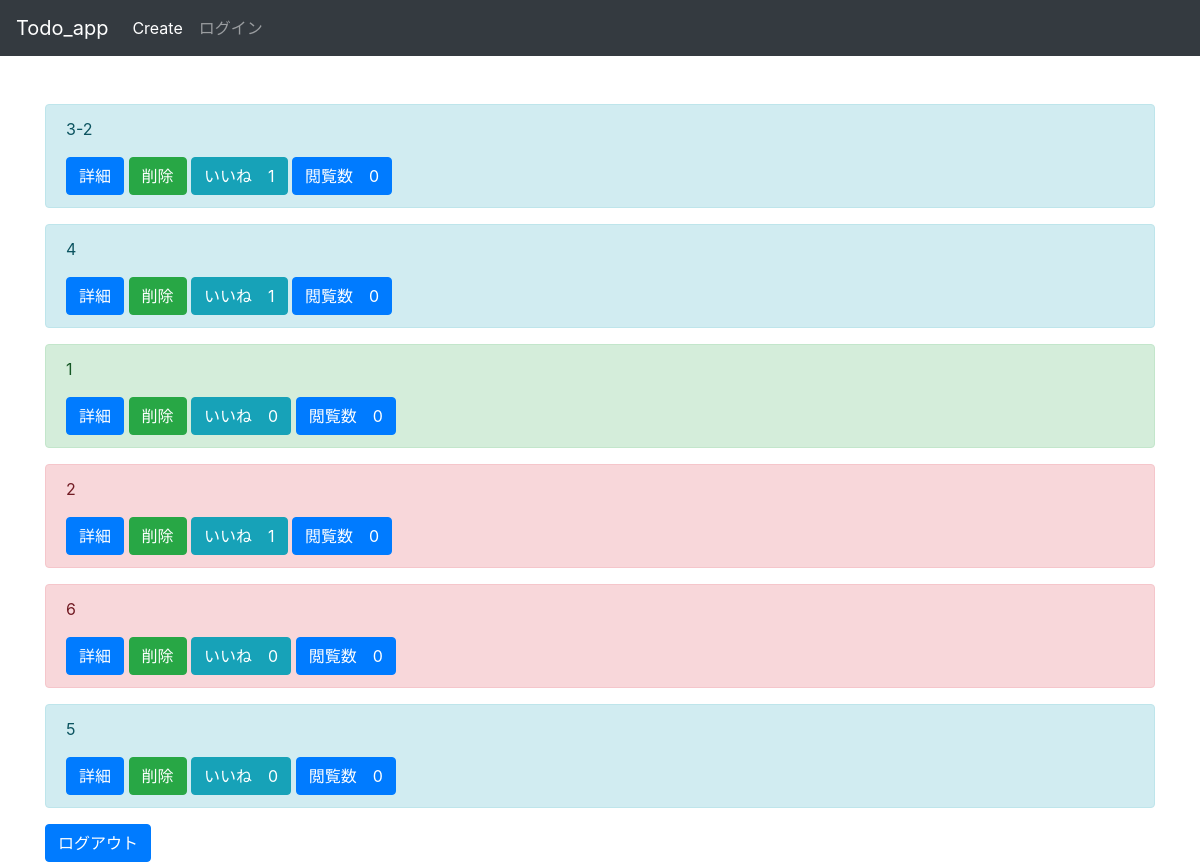
The app's page / (signed in), older data.
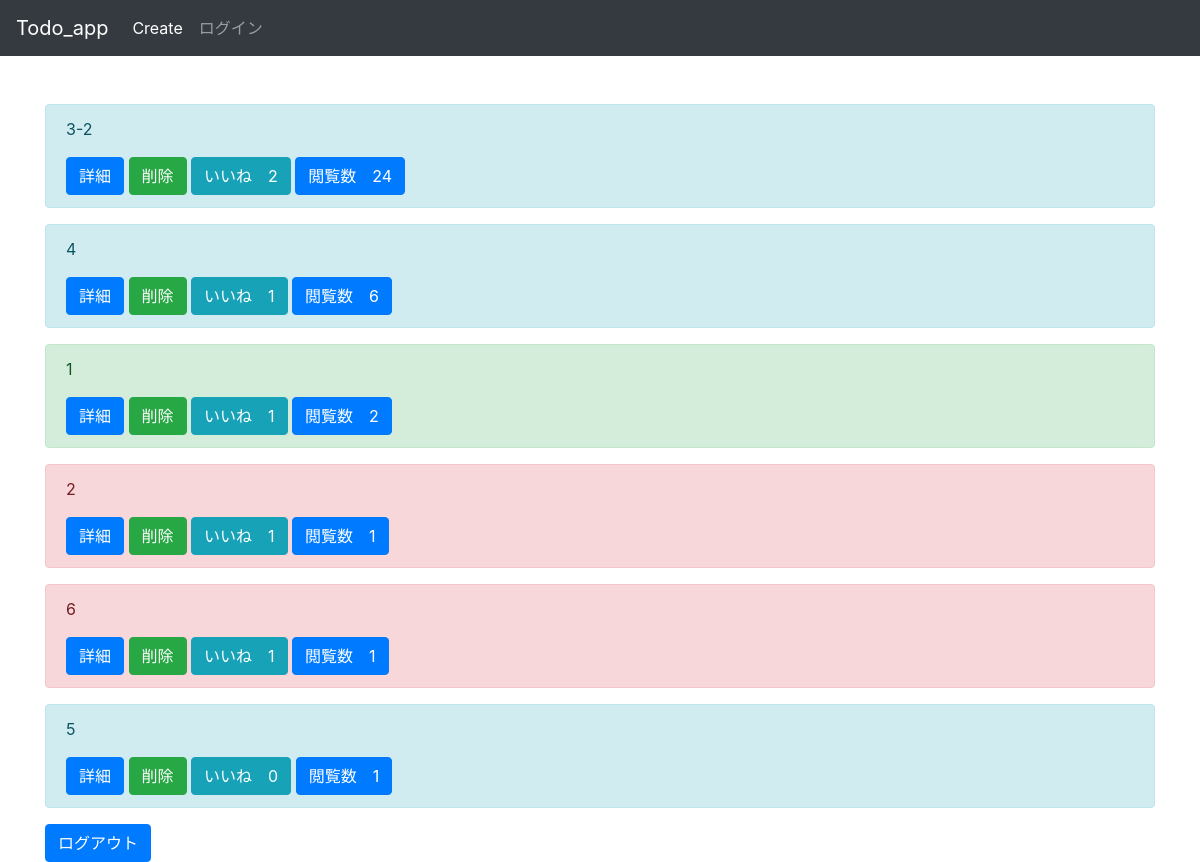
The same page, newer data.
### todo/models.py (models this page shows, shortened)
class Post(models.Model):
    title=models.CharField('タイトル',max_length=50)
    text=models.TextField('本文',max_length=150)
    image=models.ImageField('画像',upload_to='media/images',null=True, blank=True)
    good=models.IntegerField('いいね',null=True,blank=True,default=0)
    read=models.IntegerField('閲覧数',null=True,blank=True,default=0)
    usertext=models.CharField('紐付け',null=True,blank=True,default='a',max_length=50)
    duedate=models.DateTimeField('期限',null=True,blank=True)
    priority=models.CharField(
        '優先度',
        choices=PRIORITY,
        max_length=50,
        null=True
    )

### todo/views.py (the view)
# urls.py: path('',views.IndexView.as_view(),name='index'),
class IndexView(LoginRequiredMixin,generic.ListView):
    model=Post
    login_url = 'todo:login'

### todo/templates/todo/post_list.html
{% extends 'todo/base.html'%}
{% block content%}
{% for post in post_list%}
<div class="alert alert-{{post.priority}}" role="alert">
    <p>{{post.title}}</p>
    <a href="{% url 'todo:detail' post.pk%}" class="btn btn-primary">詳細</a>
    <a href="{% url 'todo:delete' post.pk%}" class="btn btn-success">削除</a>
    <a href="{% url 'todo:good' post.pk%}" class="btn btn-info">いいね　{{post.good}}</a>
    <a href="{% url 'todo:read' post.pk%}" class="btn btn-primary">閲覧数　{{post.read}}</a>
</div>
{% endfor%}
<a href="{% url 'todo:logout'%}" class="btn btn-primary">ログアウト</a>
{% endblock%}

### todo/templates/todo/base.html (shortened to what this page needs)
<!doctype html>
<html lang="ja">
  <head>
    <link rel="stylesheet" href="https://cdn.jsdelivr.net/npm/bootstrap@4.4.1/dist/css/bootstrap.min.css">
  </head>
  <body>
    <nav class="navbar navbar-expand-lg navbar-dark bg-dark mb-5">
      <a class="navbar-brand" href="{% url 'todo:index'%}">Todo_app</a>
      <div class="collapse navbar-collapse" id="navbarTogglerDemo02">
        <ul class="navbar-nav mr-auto mt-2 mt-md-0">
          <li class="nav-item active">
            <a class="nav-link" href="{% url 'todo:create'%}">Create<span class="sr-only">(current)</span></a>
          </li>
          <li class="nav-item">
            <a class="nav-link" href="{% url 'todo:login'%}">ログイン</a>
          </li>
        </ul>
      </div>
    </nav>
    <div class="container">
      {% block content%}
      {% endblock%}
    </div>
  </body>
</html>

Row changes from the older to the newer data that the page shows:
changed Post (number 1 of 6 on the later page): good "1" → "2"; read "0" → "24"
changed Post (number 2 of 6 on the later page): read "0" → "6"
changed Post (number 3 of 6 on the later page): good "0" → "1"; read "0" → "2"
changed Post (number 4 of 6 on the later page): read "0" → "1"
changed Post (number 5 of 6 on the later page): good "0" → "1"; read "0" → "1"
changed Post (number 6 of 6 on the later page): read "0" → "1"
